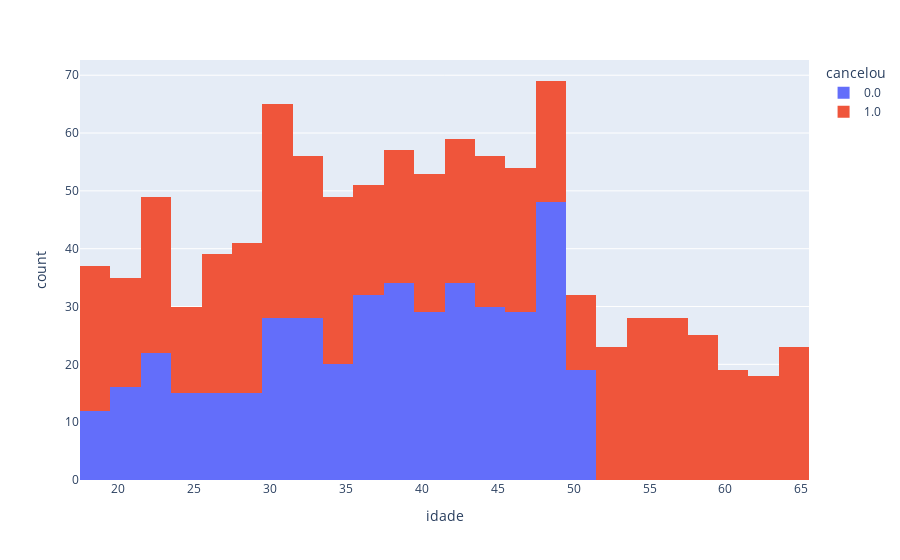
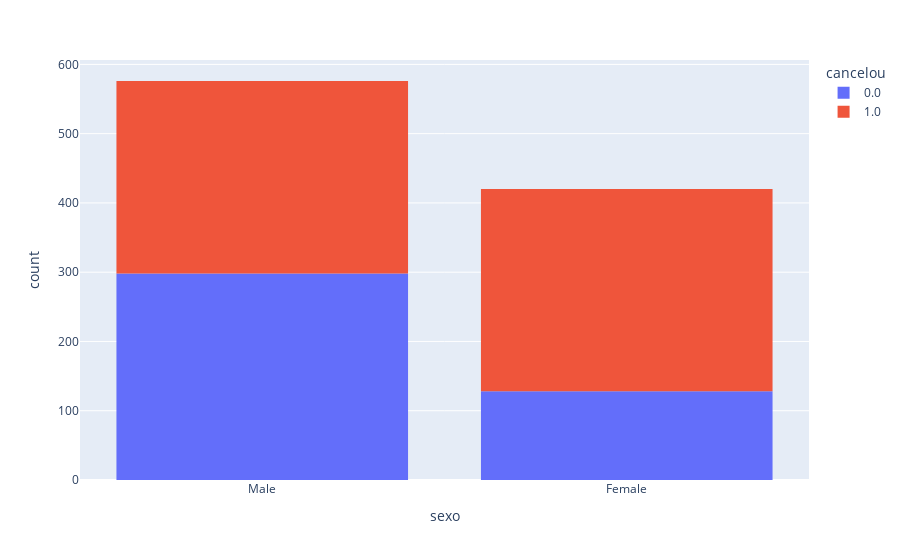
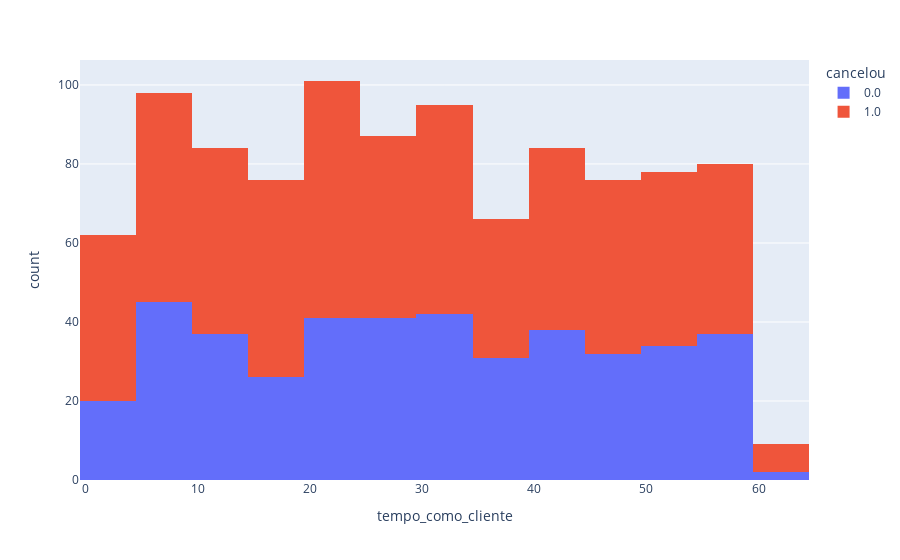
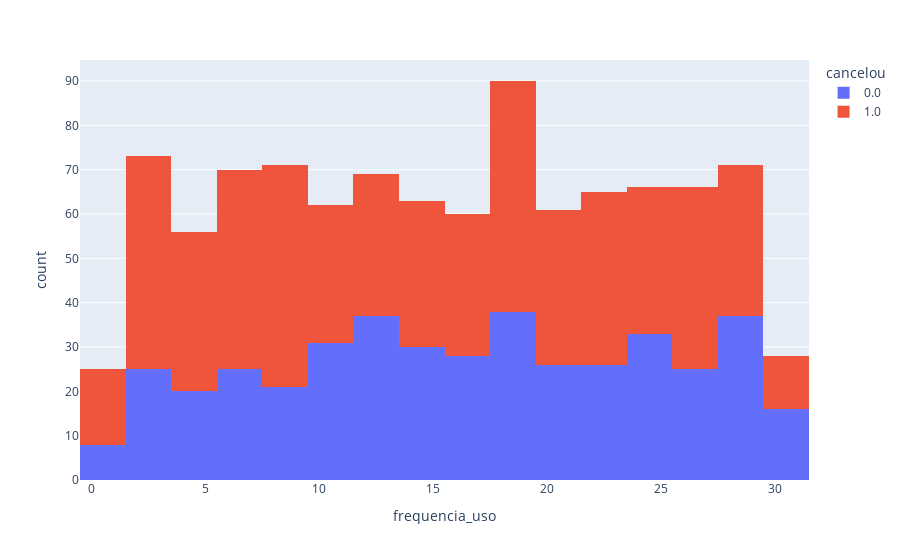

Source (notebook cell) for these figures, in order:
### Code cell
# Graphic: Causes of cancellations "How does data impact the cancellation rate?'


# !pip install plotly # -> criação dos graficos a partir da base de dados
import plotly.express as px


# create graph
for coluna in tabela.columns:
    grafico = px.histogram(tabela, x=coluna, color="cancelou")

    # display the graph 
    grafico.show()

### Figure 1 — Plotly figure (JSON) as saved in the notebook; plotly's stock layout.template omitted (floating-point values rounded to 4 significant figures; data arrays with more than 128 entries replaced by an {"elided": "..."} marker saying what was removed)
{"data": [{"alignmentgroup": "True", "bingroup": "x", "hovertemplate": "cancelou=0.0<br>idade=%{x}<br>count=%{y}<extra></extra>", "legendgroup": "0.0", "marker": {"color": "#636efa", "pattern": {"shape": ""}}, "name": "0.0", "offsetgroup": "0.0", "orientation": "v", "showlegend": true, "type": "histogram", "x": {"elided": "426 int values"}, "xaxis": "x", "yaxis": "y"}, {"alignmentgroup": "True", "bingroup": "x", "hovertemplate": "cancelou=1.0<br>idade=%{x}<br>count=%{y}<extra></extra>", "legendgroup": "1.0", "marker": {"color": "#EF553B", "pattern": {"shape": ""}}, "name": "1.0", "offsetgroup": "1.0", "orientation": "v", "showlegend": true, "type": "histogram", "x": {"elided": "570 int values"}, "xaxis": "x", "yaxis": "y"}], "layout": {"barmode": "relative", "legend": {"title": {"text": "cancelou"}, "tracegroupgap": 0}, "margin": {"t": 60}, "xaxis": {"anchor": "y", "domain": [0, 1], "title": {"text": "idade"}}, "yaxis": {"anchor": "x", "domain": [0, 1], "title": {"text": "count"}}}}

### Figure 2 — Plotly figure (JSON) as saved in the notebook; plotly's stock layout.template omitted (floating-point values rounded to 4 significant figures; data arrays with more than 128 entries replaced by an {"elided": "..."} marker saying what was removed)
{"data": [{"alignmentgroup": "True", "bingroup": "x", "hovertemplate": "cancelou=0.0<br>sexo=%{x}<br>count=%{y}<extra></extra>", "legendgroup": "0.0", "marker": {"color": "#636efa", "pattern": {"shape": ""}}, "name": "0.0", "offsetgroup": "0.0", "orientation": "v", "showlegend": true, "type": "histogram", "x": {"elided": "426 str values"}, "xaxis": "x", "yaxis": "y"}, {"alignmentgroup": "True", "bingroup": "x", "hovertemplate": "cancelou=1.0<br>sexo=%{x}<br>count=%{y}<extra></extra>", "legendgroup": "1.0", "marker": {"color": "#EF553B", "pattern": {"shape": ""}}, "name": "1.0", "offsetgroup": "1.0", "orientation": "v", "showlegend": true, "type": "histogram", "x": {"elided": "570 str values"}, "xaxis": "x", "yaxis": "y"}], "layout": {"barmode": "relative", "legend": {"title": {"text": "cancelou"}, "tracegroupgap": 0}, "margin": {"t": 60}, "xaxis": {"anchor": "y", "domain": [0, 1], "title": {"text": "sexo"}}, "yaxis": {"anchor": "x", "domain": [0, 1], "title": {"text": "count"}}}}

### Figure 3 — Plotly figure (JSON) as saved in the notebook; plotly's stock layout.template omitted (floating-point values rounded to 4 significant figures; data arrays with more than 128 entries replaced by an {"elided": "..."} marker saying what was removed)
{"data": [{"alignmentgroup": "True", "bingroup": "x", "hovertemplate": "cancelou=0.0<br>tempo_como_cliente=%{x}<br>count=%{y}<extra></extra>", "legendgroup": "0.0", "marker": {"color": "#636efa", "pattern": {"shape": ""}}, "name": "0.0", "offsetgroup": "0.0", "orientation": "v", "showlegend": true, "type": "histogram", "x": {"elided": "426 int values"}, "xaxis": "x", "yaxis": "y"}, {"alignmentgroup": "True", "bingroup": "x", "hovertemplate": "cancelou=1.0<br>tempo_como_cliente=%{x}<br>count=%{y}<extra></extra>", "legendgroup": "1.0", "marker": {"color": "#EF553B", "pattern": {"shape": ""}}, "name": "1.0", "offsetgroup": "1.0", "orientation": "v", "showlegend": true, "type": "histogram", "x": {"elided": "570 int values"}, "xaxis": "x", "yaxis": "y"}], "layout": {"barmode": "relative", "legend": {"title": {"text": "cancelou"}, "tracegroupgap": 0}, "margin": {"t": 60}, "xaxis": {"anchor": "y", "domain": [0, 1], "title": {"text": "tempo_como_cliente"}}, "yaxis": {"anchor": "x", "domain": [0, 1], "title": {"text": "count"}}}}

### Figure 4 — Plotly figure (JSON) as saved in the notebook; plotly's stock layout.template omitted (floating-point values rounded to 4 significant figures; data arrays with more than 128 entries replaced by an {"elided": "..."} marker saying what was removed)
{"data": [{"alignmentgroup": "True", "bingroup": "x", "hovertemplate": "cancelou=0.0<br>frequencia_uso=%{x}<br>count=%{y}<extra></extra>", "legendgroup": "0.0", "marker": {"color": "#636efa", "pattern": {"shape": ""}}, "name": "0.0", "offsetgroup": "0.0", "orientation": "v", "showlegend": true, "type": "histogram", "x": {"elided": "426 int values"}, "xaxis": "x", "yaxis": "y"}, {"alignmentgroup": "True", "bingroup": "x", "hovertemplate": "cancelou=1.0<br>frequencia_uso=%{x}<br>count=%{y}<extra></extra>", "legendgroup": "1.0", "marker": {"color": "#EF553B", "pattern": {"shape": ""}}, "name": "1.0", "offsetgroup": "1.0", "orientation": "v", "showlegend": true, "type": "histogram", "x": {"elided": "570 int values"}, "xaxis": "x", "yaxis": "y"}], "layout": {"barmode": "relative", "legend": {"title": {"text": "cancelou"}, "tracegroupgap": 0}, "margin": {"t": 60}, "xaxis": {"anchor": "y", "domain": [0, 1], "title": {"text": "frequencia_uso"}}, "yaxis": {"anchor": "x", "domain": [0, 1], "title": {"text": "count"}}}}
